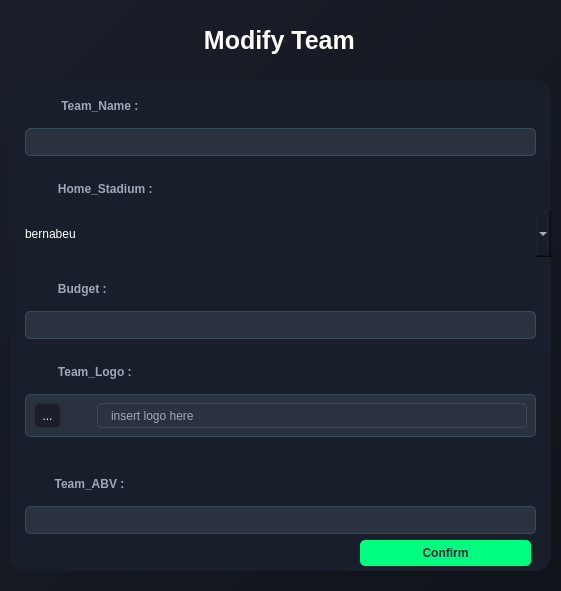
<?xml version="1.0" encoding="UTF-8"?>
<ui version="4.0">
 <class>modifyTeam</class>
 <widget class="QWidget" name="modifyTeam">
  <property name="geometry">
   <rect>
    <x>0</x>
    <y>0</y>
    <width>561</width>
    <height>591</height>
   </rect>
  </property>
  <property name="windowTitle">
   <string>Form</string>
  </property>
  <property name="styleSheet">
   <string notr="true">background: qlineargradient(x1:0, y1:0, x2:1, y2:1, stop:0 #1b1f2a, stop:1 #10131a);</string>
  </property>
  <widget class="QWidget" name="widget" native="true">
   <property name="geometry">
    <rect>
     <x>10</x>
     <y>80</y>
     <width>541</width>
     <height>491</height>
    </rect>
   </property>
   <property name="styleSheet">
    <string notr="true">background-color: rgb(25, 31, 42);
    color: #FFFFFF;
    font-family: 'Segoe UI', Arial, sans-serif;
    font-size: 12px;
    border-radius: 15px;
    padding: 15px;
    spacing: 2px;
</string>
   </property>
   <layout class="QGridLayout" name="gridLayout_4">
    <item row="10" column="0">
     <widget class="QPushButton" name="button1_2">
      <property name="styleSheet">
       <string notr="true">background-color: #00FF7F; /* Green to match the accent */
    color: #1A2633; /* Dark blue text for contrast */
    font-size: 12px;
    font-weight: bold;
    border-radius: 5px;
    padding: 6px 12px;
    margin-left: 350px;
    margin-right: 20px;
    margin-bottom: 5px;</string>
      </property>
      <property name="text">
       <string>Confirm</string>
      </property>
     </widget>
    </item>
    <item row="3" column="0">
     <widget class="QComboBox" name="cb_2">
      <property name="styleSheet">
       <string notr="true">background-color: #2A3240;
  border: 1px solid #3A4A5A;
    border-radius: 5px;
    padding: 5px;
    color: #E0E6ED;
    margin-left: 15px;
    margin-right: 15px;

Qcb::drop-down {
    border-left: 1px solid #3A4A5A;
    width: 20px;
}
Qcb:focus {
    border: 1px solid #00FF7F;
    background-color: #323A48;
}</string>
      </property>
      <item>
       <property name="text">
        <string extracomment="eu">bernabeu</string>
       </property>
      </item>
      <item>
       <property name="text">
        <string extracomment="eu">Santiago Bernabéu</string>
       </property>
      </item>
      <item>
       <property name="text">
        <string extracomment="eu">Camp Nou</string>
       </property>
      </item>
      <item>
       <property name="text">
        <string extracomment="eu">Old Trafford</string>
       </property>
      </item>
      <item>
       <property name="text">
        <string extracomment="eu">Wembley Stadium</string>
       </property>
      </item>
     </widget>
    </item>
    <item row="6" column="0">
     <widget class="QLabel" name="label_12">
      <property name="styleSheet">
       <string notr="true">color: #A0A8B7;
font-weight: bold;
padding-bottom: 5px;background-color:transparent;</string>
      </property>
      <property name="text">
       <string>         Team_Logo :</string>
      </property>
     </widget>
    </item>
    <item row="1" column="0">
     <widget class="QLineEdit" name="l1_2">
      <property name="styleSheet">
       <string notr="true">background-color: #2A3240; /* Darker blue-gray for input fields */
    border: 1px solid #3A4A5A; /* Subtle blue-gray border */
    border-radius: 5px;
    padding: 5px;
    color: #E0E6ED; /* Light gray text for readability */
    margin-left: 15px;
    margin-right: 15px;
</string>
      </property>
      <property name="text">
       <string/>
      </property>
     </widget>
    </item>
    <item row="4" column="0">
     <widget class="QLabel" name="label_13">
      <property name="styleSheet">
       <string notr="true">color: #A0A8B7;
font-weight: bold;
padding-bottom: 5px;background-color:transparent;</string>
      </property>
      <property name="text">
       <string>         Budget :</string>
      </property>
     </widget>
    </item>
    <item row="8" column="0">
     <widget class="QLabel" name="label_14">
      <property name="styleSheet">
       <string notr="true">color: #A0A8B7;
font-weight: bold;
padding-bottom: 5px;background-color:transparent;</string>
      </property>
      <property name="text">
       <string>        Team_ABV :</string>
      </property>
     </widget>
    </item>
    <item row="0" column="0">
     <widget class="QLabel" name="label_15">
      <property name="styleSheet">
       <string notr="true">color: #A0A8B7;
font-weight: bold;
padding-bottom: 5px;background-color:transparent;</string>
      </property>
      <property name="text">
       <string>          Team_Name :</string>
      </property>
     </widget>
    </item>
    <item row="2" column="0">
     <widget class="QLabel" name="label_16">
      <property name="styleSheet">
       <string notr="true">color: #A0A8B7;
font-weight: bold;
padding-bottom: 5px;background-color:transparent;</string>
      </property>
      <property name="text">
       <string>         Home_Stadium :</string>
      </property>
     </widget>
    </item>
    <item row="5" column="0">
     <widget class="QLineEdit" name="l2_3">
      <property name="styleSheet">
       <string notr="true">background-color: #2A3240; /* Darker blue-gray for input fields */
    border: 1px solid #3A4A5A; /* Subtle blue-gray border */
    border-radius: 5px;
    padding: 5px;
    color: #E0E6ED; /* Light gray text for readability */
    margin-left: 15px;
    margin-right: 15px;</string>
      </property>
     </widget>
    </item>
    <item row="7" column="0">
     <widget class="QWidget" name="widget_3" native="true">
      <property name="styleSheet">
       <string notr="true">background-color: #2A3240;
    border: 1px solid #3A4A5A;
    border-radius: 5px;
    padding: 3px;
    color: #E0E6ED;
    margin-left: 15px;
    margin-right: 15px;
    margin-bottom: 15px;</string>
      </property>
      <layout class="QHBoxLayout" name="horizontalLayout_2">
       <item>
        <widget class="QToolButton" name="toolButton_2">
         <property name="styleSheet">
          <string notr="true">background-color: #1C1F2A;
border: 1px solid #2A2D3A;
border-radius: 5px;
padding: 3px;
color: white;
margin-left: 15px;
margin-right:15px;
margin-bottom:15px;</string>
         </property>
         <property name="text">
          <string>...</string>
         </property>
        </widget>
       </item>
       <item>
        <widget class="QLabel" name="label_3">
         <property name="styleSheet">
          <string notr="true">color: #A0A8B7;
padding-left: 10px;
background-color: transparent;</string>
         </property>
         <property name="text">
          <string>insert logo here</string>
         </property>
        </widget>
       </item>
      </layout>
     </widget>
    </item>
    <item row="9" column="0">
     <widget class="QLineEdit" name="l2_4">
      <property name="styleSheet">
       <string notr="true">background-color: #2A3240; /* Darker blue-gray for input fields */
    border: 1px solid #3A4A5A; /* Subtle blue-gray border */
    border-radius: 5px;
    padding: 5px;
    color: #E0E6ED; /* Light gray text for readability */
    margin-left: 15px;
    margin-right: 15px;</string>
      </property>
     </widget>
    </item>
   </layout>
  </widget>
  <widget class="QLabel" name="label_19">
   <property name="geometry">
    <rect>
     <x>40</x>
     <y>190</y>
     <width>17</width>
     <height>17</height>
    </rect>
   </property>
   <property name="styleSheet">
    <string notr="true">background-color:transparent;</string>
   </property>
   <property name="text">
    <string/>
   </property>
   <property name="pixmap">
    <pixmap resource="images.qrc">:/img/terrain.png</pixmap>
   </property>
   <property name="scaledContents">
    <bool>true</bool>
   </property>
  </widget>
  <widget class="QLabel" name="label_29">
   <property name="geometry">
    <rect>
     <x>40</x>
     <y>346</y>
     <width>21</width>
     <height>21</height>
    </rect>
   </property>
   <property name="styleSheet">
    <string notr="true">background-color:transparent;</string>
   </property>
   <property name="text">
    <string/>
   </property>
   <property name="pixmap">
    <pixmap resource="images.qrc">:/img/logo.png</pixmap>
   </property>
   <property name="scaledContents">
    <bool>true</bool>
   </property>
  </widget>
  <widget class="QLabel" name="label_30">
   <property name="geometry">
    <rect>
     <x>40</x>
     <y>470</y>
     <width>18</width>
     <height>16</height>
    </rect>
   </property>
   <property name="styleSheet">
    <string notr="true">background-color:transparent;</string>
   </property>
   <property name="text">
    <string/>
   </property>
   <property name="pixmap">
    <pixmap resource="images.qrc">:/img/abv.png</pixmap>
   </property>
   <property name="scaledContents">
    <bool>true</bool>
   </property>
  </widget>
  <widget class="QLabel" name="label_27">
   <property name="geometry">
    <rect>
     <x>40</x>
     <y>270</y>
     <width>12</width>
     <height>18</height>
    </rect>
   </property>
   <property name="styleSheet">
    <string notr="true">background-color:transparent;</string>
   </property>
   <property name="text">
    <string/>
   </property>
   <property name="pixmap">
    <pixmap resource="images.qrc">:/img/money.png</pixmap>
   </property>
   <property name="scaledContents">
    <bool>true</bool>
   </property>
  </widget>
  <widget class="QLabel" name="label_28">
   <property name="geometry">
    <rect>
     <x>40</x>
     <y>110</y>
     <width>17</width>
     <height>17</height>
    </rect>
   </property>
   <property name="styleSheet">
    <string notr="true">color: #B0C0D0;background-color:transparent;</string>
   </property>
   <property name="text">
    <string/>
   </property>
   <property name="pixmap">
    <pixmap resource="images.qrc">:/img/Userr.png</pixmap>
   </property>
   <property name="scaledContents">
    <bool>true</bool>
   </property>
  </widget>
  <widget class="QLabel" name="label_4">
   <property name="geometry">
    <rect>
     <x>180</x>
     <y>20</y>
     <width>191</width>
     <height>41</height>
    </rect>
   </property>
   <property name="font">
    <font>
     <pointsize>-1</pointsize>
     <bold>true</bold>
    </font>
   </property>
   <property name="styleSheet">
    <string notr="true">/* Style for the Adjust Team title label */
QLabel#label_4 {
    background-color: transparent; /* Dark background matching the app */
    color: #FFFFFF; /* White text for contrast */
    font-size: 25px; /* Larger font for title emphasis */
    font-weight: bold; /* Bold for a strong title appearance */


    padding: 5px 10px; /* Padding for a balanced look */
}</string>
   </property>
   <property name="text">
    <string> Modify Team</string>
   </property>
  </widget>
 </widget>
 <resources>
  <include location="images.qrc"/>
 </resources>
 <connections/>
</ui>
